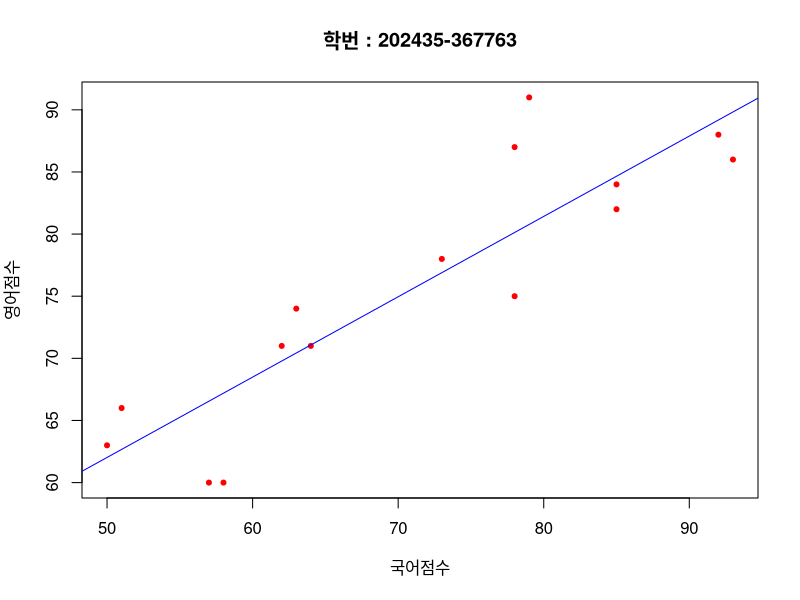

Reproduce this figure in R.
#국어점수
korean <- c(85,78,57,64,78,51,73,93,63,79,50,85,62,92,58)
#영어점수
english <- c(84,87,60,71,75,66,78,86,74,91,63,82,71,88,60)

#(1) 국어점수를 가로축으로, 영어점수를 세로축으로 하는 산점도를 그리시오. 
# 산점도의 제목으로 본인의 학번을 넣으시오. 
plot(korean, english, xlab = "국어점수", ylab = "영어점수", 
     main = "학번 : 202435-367763", pch = 20, col = "red")
#(2) 국어점수와 영어점수의 상관계수를 계산하시오. 
#두 변수간 선형관계 어느정도 강한지 나타냄
#r이 1에 가까울수록 양의 선형관계
cor(korean, english)
# 0.8878261
#(3) 국어점수를 독립변수로, 영어점수를 종속변수로 하는 회귀직선을 구하시오. 
#적합된 회귀모형에 따르면, 국어점수가 1점 높아지면 영어점수는 평균적으로 몇점 높아지는가?
#단순회귀 종속변수 ~ 독립변수
regression <- lm(english ~ korean)
regression
abline(regression, col = "blue")


summary(regression)
#결과로 0.64점씩 높아진다
